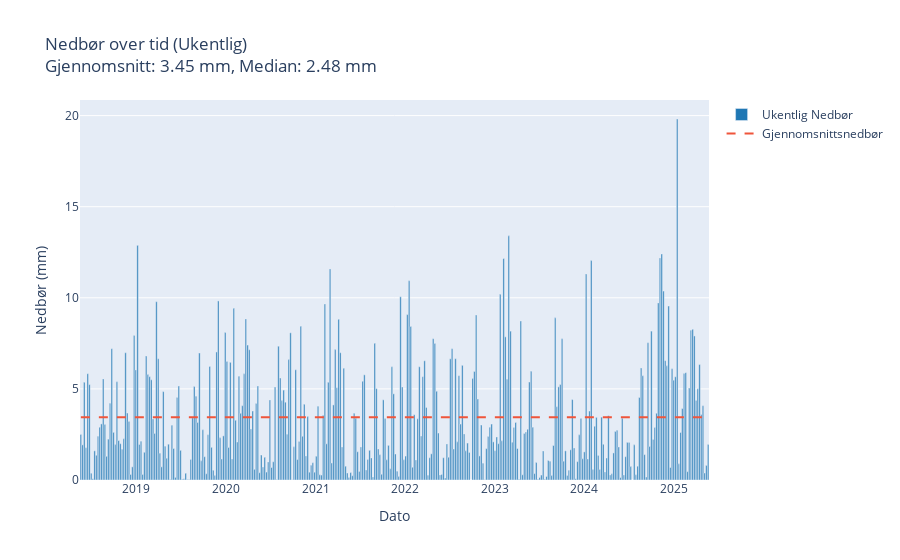
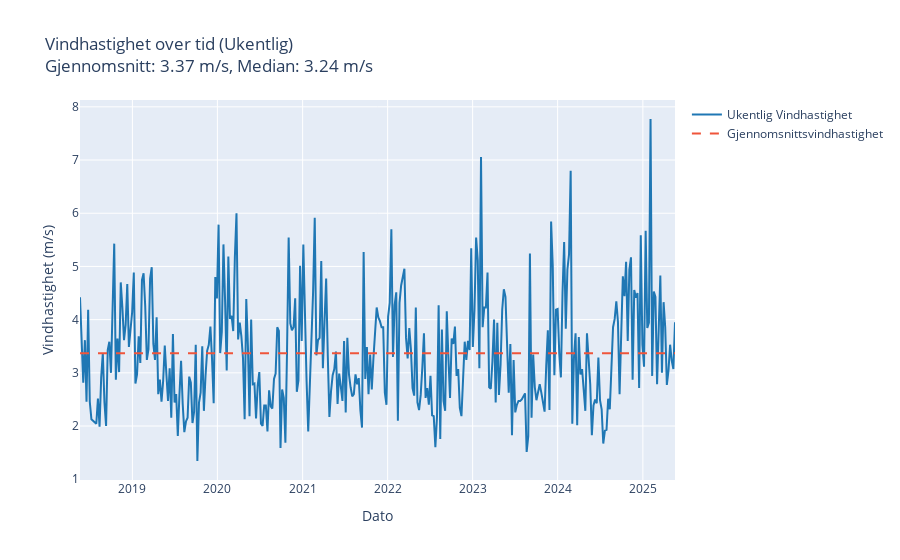
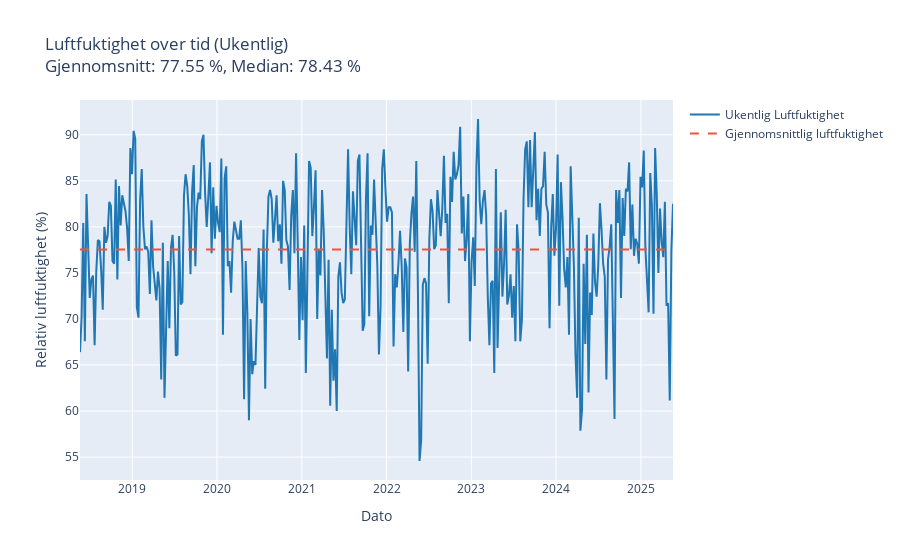

The code cell stored with these charts, in order, in its notebook:
### Markdown cell above
Søylediagram egner seg mindre godt i denne sammenhengen, da det kan gi inntrykk av at temperaturverdiene er uavhengige av hverandre og ikke følger en kontinuerlig utvikling over tid. Vi valgte likevel å inkludere et søylediagram ettersom det ble etterspurt tre ulike visualiseringstyper, og vi vurderte at både linjediagram og scatterplot allerede dekket de mest egnede fremstillingene.

### Code cell
# Gruppér nedbørsdata ukentlig
precipitation_data['referenceTime'] = pd.to_datetime(precipitation_data['referenceTime'], errors='coerce').dt.tz_localize(None)
precipitation_data['Week'] = precipitation_data['referenceTime'].dt.to_period('W')
weekly_precipitation = precipitation_data.groupby('Week')['value'].mean().reset_index()

# Konverter 'Week' tilbake til datetime for plotting
weekly_precipitation['Week'] = weekly_precipitation['Week'].dt.to_timestamp()

# Oppdater plottet med ukentlige data som stolpediagram
fig_precip = go.Figure()
fig_precip.add_trace(go.Bar(
    x=weekly_precipitation['Week'],
    y=weekly_precipitation['value'],
    name='Ukentlig Nedbør',
    marker=dict(color='#1f77b4')
))

mean_precip = weekly_precipitation['value'].mean()
median_precip = weekly_precipitation['value'].median()

fig_precip.add_trace(go.Scatter(
    x=weekly_precipitation['Week'],
    y=[mean_precip] * len(weekly_precipitation['Week']),
    mode='lines',
    line=dict(dash='dash', color='rgba(31, 119, 180)'),
    name='Gjennomsnittsnedbør'
))

fig_precip.update_layout(
    title=f"Nedbør over tid (Ukentlig)<br>Gjennomsnitt: {mean_precip:.2f} mm, Median: {median_precip:.2f} mm",
    xaxis_title="Dato",
    yaxis_title="Nedbør (mm)"
)

fig_precip.show()

# Leser data fra de separate CSV-filene
wind_speed_data['referenceTime'] = pd.to_datetime(wind_speed_data['referenceTime'], errors='coerce').dt.tz_localize(None)
humidity_data['referenceTime'] = pd.to_datetime(humidity_data['referenceTime'], errors='coerce').dt.tz_localize(None)

# Gruppér vindhastighetsdata ukentlig
wind_speed_data['Week'] = wind_speed_data['referenceTime'].dt.to_period('W')
weekly_wind_speed = wind_speed_data.groupby('Week')['value'].mean().reset_index()
weekly_wind_speed['Week'] = weekly_wind_speed['Week'].dt.to_timestamp()

# Plotter ukentlig vindhastighet som linjediagram
fig_wind = go.Figure()
fig_wind.add_trace(go.Scatter(
    x=weekly_wind_speed['Week'],
    y=weekly_wind_speed['value'],
    mode='lines',
    name='Ukentlig Vindhastighet',
    line=dict(color='#1f77b4')
))

mean_wind = weekly_wind_speed['value'].mean()
median_wind = weekly_wind_speed['value'].median()

fig_wind.add_trace(go.Scatter(
    x=weekly_wind_speed['Week'],
    y=[mean_wind] * len(weekly_wind_speed['Week']),
    mode='lines',
    line=dict(dash='dash', color='rgba(31, 119, 180)'),
    name='Gjennomsnittsvindhastighet'
))

fig_wind.update_layout(
    title=f"Vindhastighet over tid (Ukentlig)<br>Gjennomsnitt: {mean_wind:.2f} m/s, Median: {median_wind  :.2f} m/s",
    xaxis_title="Dato",
    yaxis_title="Vindhastighet (m/s)"
)

fig_wind.show()

# Gruppér luftfuktighetsdata ukentlig
humidity_data['Week'] = humidity_data['referenceTime'].dt.to_period('W')
weekly_humidity = humidity_data.groupby('Week')['value'].mean().reset_index()
weekly_humidity['Week'] = weekly_humidity['Week'].dt.to_timestamp()

# Plotter ukentlig luftfuktighet som linjediagram
fig_humidity = go.Figure()
fig_humidity.add_trace(go.Scatter(
    x=weekly_humidity['Week'],
    y=weekly_humidity['value'],
    mode='lines',
    name='Ukentlig Luftfuktighet',
    line=dict(color='#1f77b4')
))

mean_humidity = weekly_humidity['value'].mean()
median_humidity = weekly_humidity['value'].median()

fig_humidity.add_trace(go.Scatter(
    x=weekly_humidity['Week'],
    y=[mean_humidity] * len(weekly_humidity['Week']),
    mode='lines',
    line=dict(dash='dash', color='rgba(31, 119, 180)'),
    name='Gjennomsnittlig luftfuktighet'
))

fig_humidity.update_layout(
    title=f"Luftfuktighet over tid (Ukentlig)<br>Gjennomsnitt: {mean_humidity:.2f} %, Median: {median_humidity:.2f} %",
    xaxis_title="Dato",
    yaxis_title="Relativ luftfuktighet (%)"
)

fig_humidity.show()

### Figure 1 — Plotly figure (JSON) as saved in the notebook; plotly's stock layout.template omitted (floating-point values rounded to 4 significant figures; data arrays with more than 128 entries replaced by an {"elided": "..."} marker saying what was removed)
{"data": [{"marker": {"color": "#1f77b4"}, "name": "Ukentlig Nedbør", "type": "bar", "x": {"elided": "366 str values"}, "y": {"elided": "366 float values"}}, {"line": {"color": "rgba(31, 119, 180)", "dash": "dash"}, "mode": "lines", "name": "Gjennomsnittsnedbør", "type": "scatter", "x": {"elided": "366 str values"}, "y": {"elided": "366 float values"}}], "layout": {"title": {"text": "Nedbør over tid (Ukentlig)<br>Gjennomsnitt: 3.45 mm, Median: 2.48 mm"}, "xaxis": {"title": {"text": "Dato"}}, "yaxis": {"title": {"text": "Nedbør (mm)"}}}}

### Figure 2 — Plotly figure (JSON) as saved in the notebook; plotly's stock layout.template omitted (floating-point values rounded to 4 significant figures; data arrays with more than 128 entries replaced by an {"elided": "..."} marker saying what was removed)
{"data": [{"line": {"color": "#1f77b4"}, "mode": "lines", "name": "Ukentlig Vindhastighet", "type": "scatter", "x": {"elided": "366 str values"}, "y": {"elided": "366 float values"}}, {"line": {"color": "rgba(31, 119, 180)", "dash": "dash"}, "mode": "lines", "name": "Gjennomsnittsvindhastighet", "type": "scatter", "x": {"elided": "366 str values"}, "y": {"elided": "366 float values"}}], "layout": {"title": {"text": "Vindhastighet over tid (Ukentlig)<br>Gjennomsnitt: 3.37 m/s, Median: 3.24 m/s"}, "xaxis": {"title": {"text": "Dato"}}, "yaxis": {"title": {"text": "Vindhastighet (m/s)"}}}}

### Figure 3 — Plotly figure (JSON) as saved in the notebook; plotly's stock layout.template omitted (floating-point values rounded to 4 significant figures; data arrays with more than 128 entries replaced by an {"elided": "..."} marker saying what was removed)
{"data": [{"line": {"color": "#1f77b4"}, "mode": "lines", "name": "Ukentlig Luftfuktighet", "type": "scatter", "x": {"elided": "366 str values"}, "y": {"elided": "366 float values"}}, {"line": {"color": "rgba(31, 119, 180)", "dash": "dash"}, "mode": "lines", "name": "Gjennomsnittlig luftfuktighet", "type": "scatter", "x": {"elided": "366 str values"}, "y": {"elided": "366 float values"}}], "layout": {"title": {"text": "Luftfuktighet over tid (Ukentlig)<br>Gjennomsnitt: 77.55 %, Median: 78.43 %"}, "xaxis": {"title": {"text": "Dato"}}, "yaxis": {"title": {"text": "Relativ luftfuktighet (%)"}}}}
